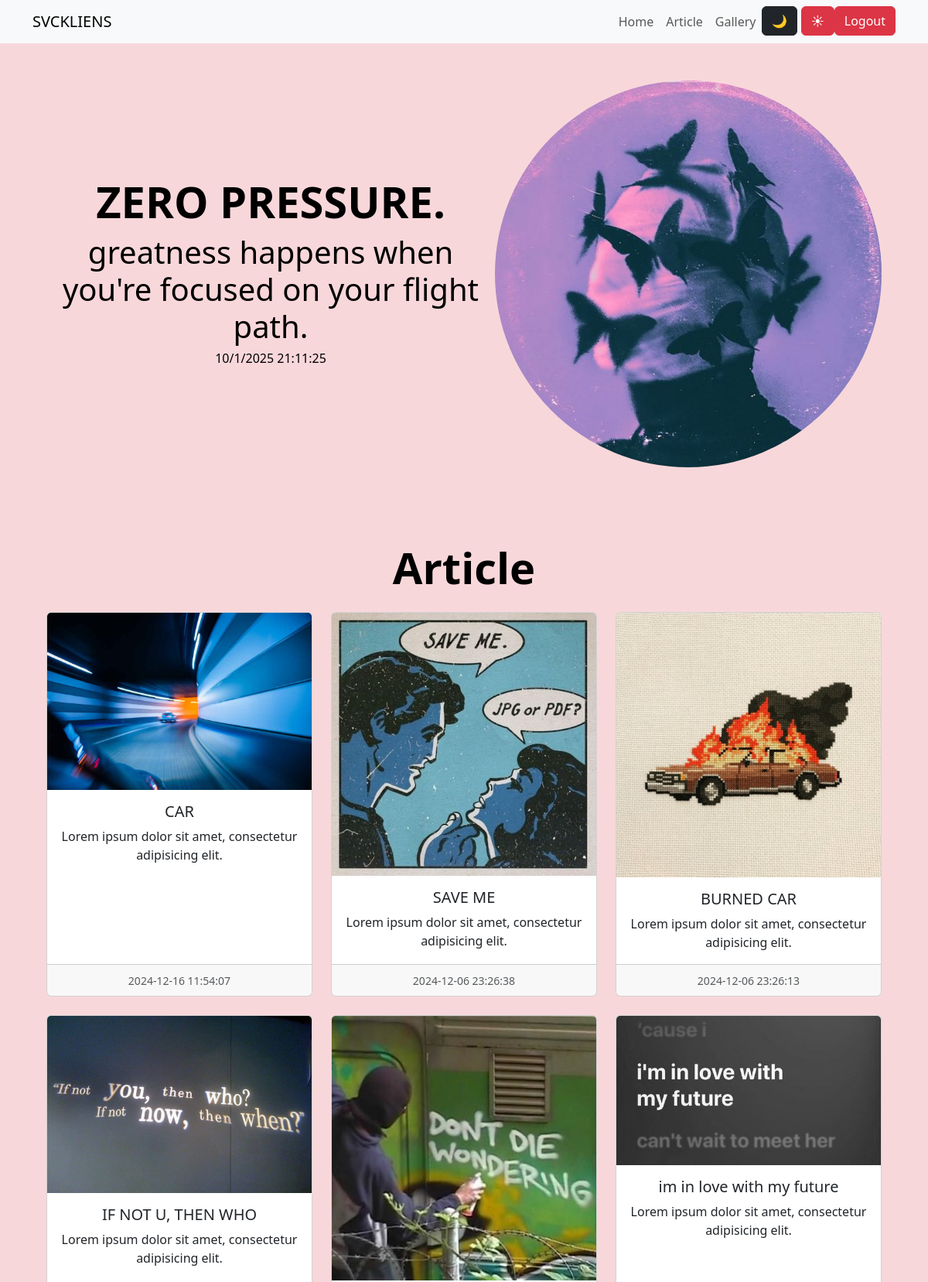
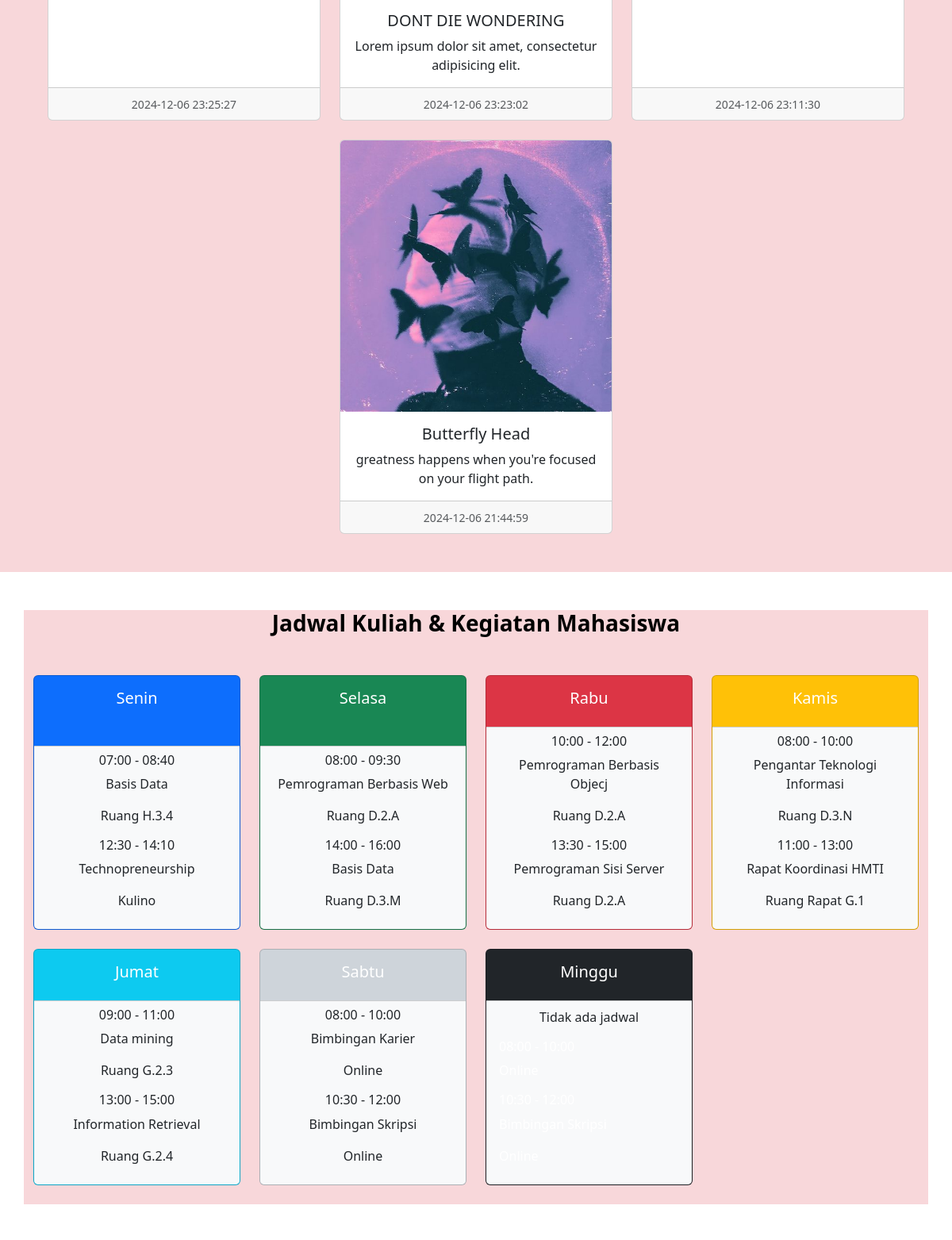
The page / (upper part) on the database its author committed (2 pictures, top to bottom).
### tables this page shows
CREATE TABLE `article` (
  `id` int(11) NOT NULL,
  `judul` text DEFAULT NULL,
  `isi` text DEFAULT NULL,
  `gambar` text DEFAULT NULL,
  `tanggal` datetime DEFAULT NULL,
  `username` varchar(50) DEFAULT NULL
);

### index.php (the view, shortened to what this page needs)
<?php
include "koneksi.php";
?>
<!DOCTYPE html>
<html lang="en">
  <head>
    <link rel="stylesheet" href="https://cdn.jsdelivr.net/npm/bootstrap-icons@1.11.3/font/bootstrap-icons.min.css"/>
    <link
      href="https://cdn.jsdelivr.net/npm/bootstrap@5.3.3/dist/css/bootstrap.min.css"
      rel="stylesheet"
/>
  </head>
  <body>
  <nav class="navbar navbar-expand-lg bg-body-tertiary sticky-top">
    <div class="container">
      <a class="navbar-brand" href="#">SVCKLIENS</a>
      <div class="collapse navbar-collapse" id="navbarSupportedContent">
        <ul class="navbar-nav ms-auto mb-2 mb-lg-0 text-dark">
          <li class="nav-item">
            <a class="nav-link" href="#">Home</a>
          </li>
          <li class="nav-item">
            <a class="nav-link" href="#article">Article</a>
          <li class="nav-item">
            <a class="nav-link" href="#gallery">Gallery</a>
          </li>
          </li>
          <li class="nav-item">
            <button id="dark-mode" class="btn btn-dark">🌙 </button>
            <button id="light-mode" class="btn btn-danger">☀</button>
        </li>
        <li class="nav-item">
          <a class="btn btn-danger" href="logout.php">Logout</a>
        </li>
        </ul>
      </div>
    </div>
  </nav>
  <section id="hero" class="text-center p-5 bg-dark" text-sm-start>
    <div class="container">
        <div class="d-sm-flex flex-sm-row-reverse align-items-center">
            <img src="produk/butterfly_head.jpg" class="img-fluid rounded-circle" width="500">
            <div>
                <h1 class="fw-bold display-4">ZERO PRESSURE.</h1>
                <h4 class="lead display-6">greatness happens when you're focused on your flight path.</h4>
                <h6>
                    <span id="tanggal"></span>
                    <span id="jam"></span>
                </h6>
            </div>
        </div>
    </div>
  </section>
<section id="article" class="text-center p-5">
  <div class="container">
    <h1 class="fw-bold display-4 pb-3">Article</h1>
    <div class="row row-cols-1 row-cols-md-3 g-4 justify-content-center">
      <?php
      $sql = "SELECT * FROM article ORDER BY tanggal DESC";
      $hasil = $conn->query($sql);
      while($row = $hasil->fetch_assoc()){
      ?>
        <div class="col">
          <div class="card h-100">
            <img src="produk/<?= $row["gambar"]?>" class="card-img-top" alt="..." />
            <div class="card-body">
              <h5 class="card-title"><?= $row["judul"]?></h5>
              <p class="card-text">
                <?= $row["isi"]?>
              </p>
            </div>
            <div class="card-footer">
              <small class="text-body-secondary">
                <?= $row["tanggal"]?>
              </small>
            </div>
          </div>
        </div>
        <?php
      }
      ?>
    </div>
  </div>
</section>
<section id="JadwalKuliah" class="container my-5">
        <H3 class="text-center fw-bold mb-5">Jadwal Kuliah & Kegiatan Mahasiswa</H3>
        <div class="row row-cols-1 row-cols-md-4 g-4 justify-content">
            <div class="col">
                <div class="card h-100 bg-primary text-white">
                    <div class="card-body">
                        <h5 class="card-title text-center">Senin</h5>
                    </div>
                    <div class="card-footer bg-light">
                        <h6 class="text-dark text-center">07:00 - 08:40</h6>
                        <p class="text-dark text-center">
                            Basis Data</p>
                        <p class="text-dark text-center">Ruang H.3.4</p>
                        <h6 class="text-dark text-center">12:30 - 14:10</h6>
                        <p class="text-dark text-center">Technopreneurship</p>
                        <p class="text-dark text-center">Kulino</p>
                    </div>
                </div>
            </div>
            <div class="col">
                <div class="card h-100 bg-success text-white">
                    <div class="card-body">
                        <h5 class="card-title text-center">Selasa</h5>
                    </div>
                    <div class="card-footer bg-light">
                        <h6 class="text-dark text-center">08:00 - 09:30</h6>
                        <p class="text-dark text-center">
                            Pemrograman Berbasis Web</p>
                        <p class="text-dark text-center">Ruang D.2.A</p>
                        <h6 class="text-dark text-center">14:00 - 16:00</h6>
                        <p class="text-dark text-center">Basis Data</p>
                        <p class="text-dark text-center">Ruang D.3.M</p>
                    </div>
                </div>
            </div>
            <div class="col">
                <div class="card h-100 bg-danger text-white">
                    <div class="card-body">
                        <h5 class="card-title text-center">Rabu</h5>
                    </div>
                    <div class="card-footer bg-light">
                        <h6 class="text-dark text-center">10:00 - 12:00</h6>
                        <p class="text-dark text-center">
                            Pemrograman Berbasis Objecj</p>
                        <p class="text-dark text-center">Ruang D.2.A</p>
                        <h6 class="text-dark text-center">13:30 - 15:00</h6>
                        <p class="text-dark text-center">Pemrograman Sisi Server</p>
                        <p class="text-dark text-center">Ruang D.2.A</p>
                    </div>
                </div>
            </div>
            <div class="col">
                <div class="card h-100 bg-warning text-white">
                    <div class="card-body">
                        <h5 class="card-title text-center">Kamis</h5>
                    </div>
                    <div class="card-footer bg-light">
                        <h6 class="text-dark text-center">08:00 - 10:00</h6>
                        <p class="text-dark text-center">
                            Pengantar Teknologi Informasi</p>
                        <p class="text-dark text-center">Ruang D.3.N</p>
                        <h6 class="text-dark text-center">11:00 - 13:00</h6>
                        <p class="text-dark text-center">Rapat Koordinasi HMTI</p>
                        <p class="text-dark text-center">Ruang Rapat G.1</p>
                    </div>
                </div>
            </div>
            <div class="col">
                <div class="card h-100 bg-info text-white">
                    <div class="card-body">
                        <h5 class="card-title text-center">Jumat</h5>
                    </div>
                    <div class="card-footer bg-light">
                        <h6 class="text-dark text-center">09:00 - 11:00</h6>
                        <p class="text-dark text-center">
                            Data mining</p>
                        <p class="text-dark text-center">Ruang G.2.3</p>
                        <h6 class="text-dark text-center">13:00 - 15:00</h6>
                        <p class="text-dark text-center">Information Retrieval</p>
                        <p class="text-dark text-center">Ruang G.2.4</p>
                    </div>
                </div>
            </div>
            <div class="col">
                <div class="card h-100 bg-dark-subtle text-white">
                    <div class="card-body">
                        <h5 class="card-title text-center">Sabtu</h5>
                    </div>
                    <div class="card-footer bg-light">
                        <h6 class="text-dark text-center">08:00 - 10:00</h6>
                        <p class="text-dark text-center">
                            Bimbingan Karier</p>
                        <p class="text-dark text-center">Online</p>
                        <h6 class="text-dark text-center">10:30 - 12:00</h6>
                        <p class="text-dark text-center">Bimbingan Skripsi</p>
                        <p class="text-dark text-center">Online</p>
                    </div>
                </div>
            </div>
            <div class="col">
                <div class="card h-100 bg-dark text-white">
                    <div class="card-body">
                        <h5 class="card-title text-center">Minggu</h5>
                    </div>
                    <div class="card-footer bg-light">
                        <p class="text-dark text-center">Tidak ada jadwal</p>
                        <h6>08:00 - 10:00</h6>
                        <p>Online</p>
                        <h6>10:30 - 12:00</h6>
                        <p>Bimbingan Skripsi</p>
                        <p>Online</p>
                    </div>
                </div>
            </div>
        </div>
    </section>
  </body>
</html>

### rows shown on the page
article: gambar (picture), judul "CAR", isi "Lorem ipsum dolor sit amet, consectetur adipisicing elit.", tanggal "2024-12-16 11:54:07"
article: gambar (picture), judul "SAVE ME", isi "Lorem ipsum dolor sit amet, consectetur adipisicing elit.", tanggal "2024-12-06 23:26:38"
article: gambar (picture), judul "BURNED CAR", isi "Lorem ipsum dolor sit amet, consectetur adipisicing elit.", tanggal "2024-12-06 23:26:13"
article: gambar (picture), judul "IF NOT U, THEN WHO", isi "Lorem ipsum dolor sit amet, consectetur adipisicing elit.", tanggal "2024-12-06 23:25:27"
article: gambar (picture), judul "DONT DIE WONDERING", isi "Lorem ipsum dolor sit amet, consectetur adipisicing elit.", tanggal "2024-12-06 23:23:02"
article: gambar (picture), judul "im in love with my future", isi "Lorem ipsum dolor sit amet, consectetur adipisicing elit.", tanggal "2024-12-06 23:11:30"
article: gambar (picture), judul "Butterfly Head", isi "greatness happens when you're focused on your flight path.", tanggal "2024-12-06 21:44:59"
